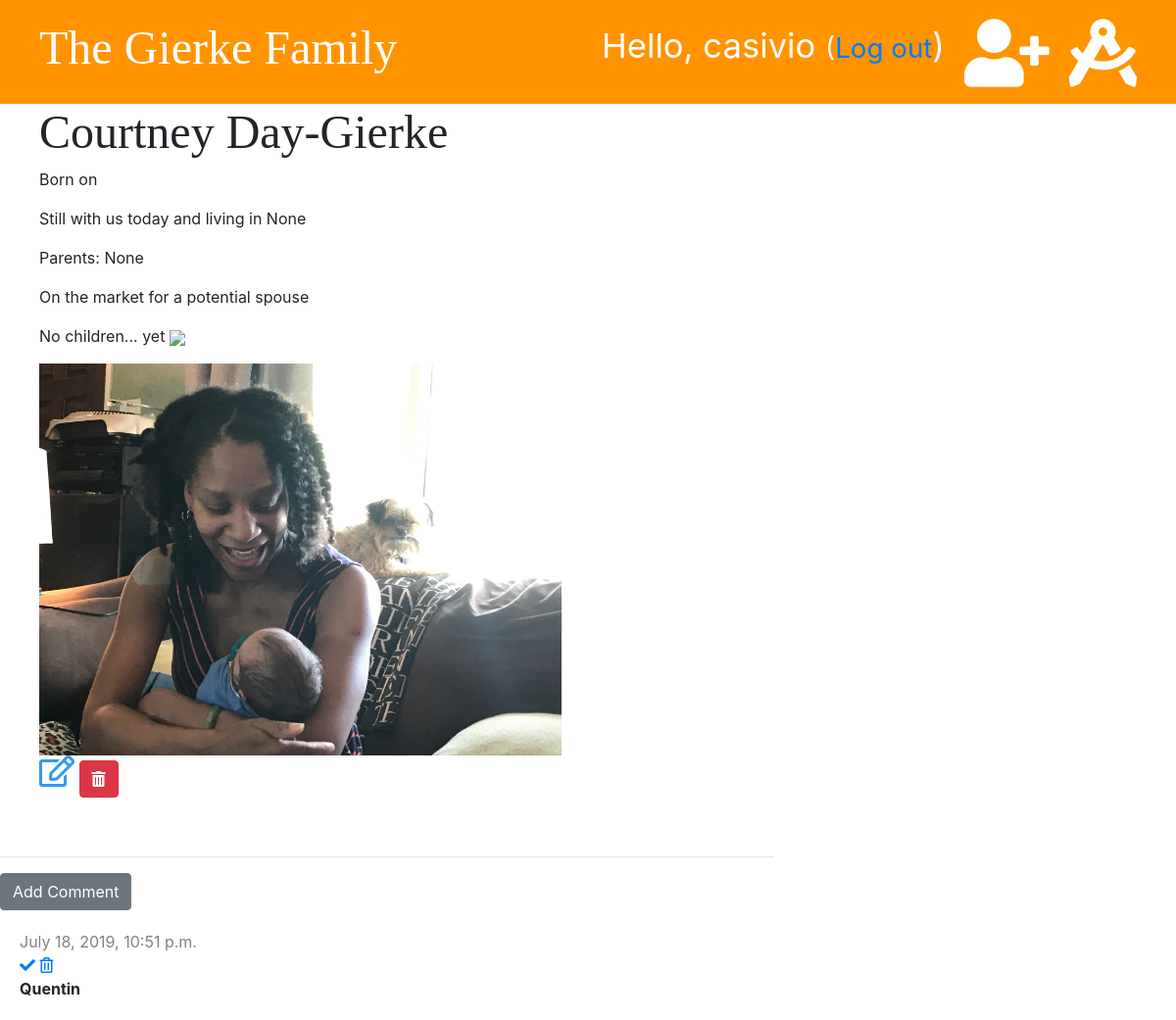
/post/6/ (signed in), run on the app's committed database.
### blog/models.py (models this page shows, shortened)
class Post(models.Model):
	author = models.ForeignKey('auth.User', on_delete=models.CASCADE)
	name = models.CharField(max_length=200, unique=True)
	date_of_birth = models.DateTimeField(blank=True, null=True)
	date_deceased = models.DateTimeField(blank=True, null=True)
	parents = models.CharField(max_length=100, blank=True, null=True)
	spouse = models.CharField(max_length=100, blank=True, null=True)
	children =  models.CharField(max_length=300, blank=True, null=True)
	city =  models.CharField(max_length=100, blank=True, null=True)
	text = models.TextField()
	picture = models.ImageField(blank=True, upload_to='images/', default='images/IMG_3232.JPG')
	created_date = models.DateTimeField(default=timezone.now)
	published_date = models.DateTimeField(blank=True, null=True)

class Comment(models.Model):
	post = models.ForeignKey('blog.Post', on_delete=models.CASCADE, related_name='comments')
	author = models.CharField(max_length=200)
	text = models.TextField()
	created_date = models.DateTimeField(default=timezone.now)
	approved = models.BooleanField(default=False)

### blog/views.py (the view)
# urls.py: path('post/<int:pk>/', views.post_detail, name='post_detail'),
def post_detail(request, pk):
	post = get_object_or_404(Post, pk=pk)
	stuff_for_frontend = {'post': post}
	return render(request, 'blog/post_detail.html', stuff_for_frontend)

### blog/templatetags/markdownify.py (called while the page is built)
@register.filter
def markdown(value):
    renderer = HighlightRenderer()
    markdown = mistune.Markdown(renderer=renderer)
    return markdown(value)

### blog/templates/blog/post_detail.html (shortened to what this page needs)
{% extends 'blog/base.html' %}
{% load markdownify %}
{% block content %}
	<div class="post">
		{% if post.published_date %}
			<div>
				<h1>{{ post.name }}</h1>
				<p>Born on {{ post.date_of_birth|date:'m-d-Y' }}</p>
				{% if post.date_deceased is not None %}
					<p>Died on {{ post.date_deceased|date:'m-d-Y' }}</p>
					<p>Lived in {{ post.city }}</p>
				{% else %}
					<p>Still with us today and living in {{ post.city }}</p>
				{% endif %}
				<p>Parents: {{ post.parents }}</p>
				{% if post.spouse is not None %}
					<p>Married to {{ post.spouse }}</p>
				{% else %}
					<p>On the market for a potential spouse</p>
				{% endif %}
				{% if post.children is not None %}
					<p>Children: {{ post.children }}</p>
				{% else %}
					<p>No children... yet <img src="https://thumbs.dreamstime.com/z/winking-face-emoticon-vector-design-smiling-71847858.jpg" height=35</p>
				{% endif %}
			</div>
			<div>
				<img src="{{ post.picture.url }}"height=400>
			</div>
			{% else %}
			<a href={% url 'post_publish' pk=post.pk %} class="btn btn-primary">Publish</a>
		{% endif %}
		{% if user.is_authenticated and user.is_superuser %}
		<div>
			<a href="{% url 'post_edit' pk=post.pk %}"><i class="far fa-edit fa-2x" style="color: #339af0"></i></a>
			<a href="{% url 'post_delete' pk=post.pk %}" class="btn btn-danger" onclick="return confirm('Are you sure you want to delete this post?')"><i class="fas fa-trash-alt"></i></a>
		</div>
		{% endif %}
	</div>
	<hr>
	<a href="{% url 'add_comment_to_post' pk=post.pk %}" class="btn btn-secondary">Add Comment</a>
	{% for comment in post.comments.all %}
		{% if user.is_authenticated or comment.approved %}
		<div class="comment">
			<div class="date">
				{{ comment.created_date }}
			</div>
			{% if not comment.approved and user.is_superuser %}
				<a href="{% url 'comment_approve' pk=comment.pk %}"><i class="fas fa-check"></i></a>
				<a href="{% url 'comment_remove' pk=comment.pk %}"><i class="far fa-trash-alt"></i></a>
			{% endif %}
			<p><strong>{{ comment.author }}</strong></p>
		</div>
		{% endif %}
	{% empty %}
		<p>No comments yet ...</p>
	{% endfor %}
{% endblock %}

### blog/templates/blog/base.html (shortened to what this page needs)
{% load staticfiles %}
<!DOCTYPE html>
<html>
<head>
	<link rel="stylesheet" href="https://stackpath.bootstrapcdn.com/bootstrap/4.3.1/css/bootstrap.min.css">
	<link rel="stylesheet" href="{% static 'css/blog.css' %}">
	<link rel="stylesheet" href="{% static 'css/zenburn.css' %}">
	<link rel="stylesheet" href="https://use.fontawesome.com/releases/v5.8.1/css/all.css">
</head>
<body>
	<div class="page-header">
		{% if user.is_authenticated %}
			<a href="{% url 'post_draft_list' %}" class="top-menu"><i class="fas fa-drafting-compass fa-2x"></i></a>
			<a href="{% url 'post_new' %}" class=top-menu><i class="fas fa-user-plus fa-2x"></i></a>
			<p class="top-menu">Hello, {{ user.username }} <small>(<a href="{% url 'logout' %}">Log out</a></small>)</p>
		{% else %}
			<a href="{% url 'login' %}" class="top-menu">Login</a>
		{% endif %}
		<h1><a href="{% url 'post_list' %}">The Gierke Family</a></h1>
	</div>
		<div class="row">
			<div class="col-md-8">
				{% block content %}
				{% endblock %}
			</div>
		</div>
</body>
</html>

### blog/static/css/blog.css (style rules this page uses)
.page-header { background-color: #ff9400; margin-top: 0; padding: 20px 20px 20px 40px; }
.page-header h1, .page-header h1 a { color: #ffffff; font-size: 36pt; text-decoration: none; }
h1, h2, h3, h4 { font-family: 'Tangerine', 'Inconsolata', 'Droid Sans', serif; font-size: 48px; }
.date { color: #828282; margin-top: 20px; }
.post { margin-bottom: 60px; margin-left: 40px; }
.top-menu, .top-menu-add-icon:hover { color: #ffffff; float: right; font-size: 26pt; margin-right: 20px; }
.comment { margin: 20px 0px 20px 20px; }

### data on the page
Post: name "Courtney Day-Gierke", city "None", parents "None", picture (picture)
Comment: created_date "July 18, 2019, 10:51 p.m.", approved False (drawn), author "Quentin"

### other printed values
{{ user.username }} "casivio"
